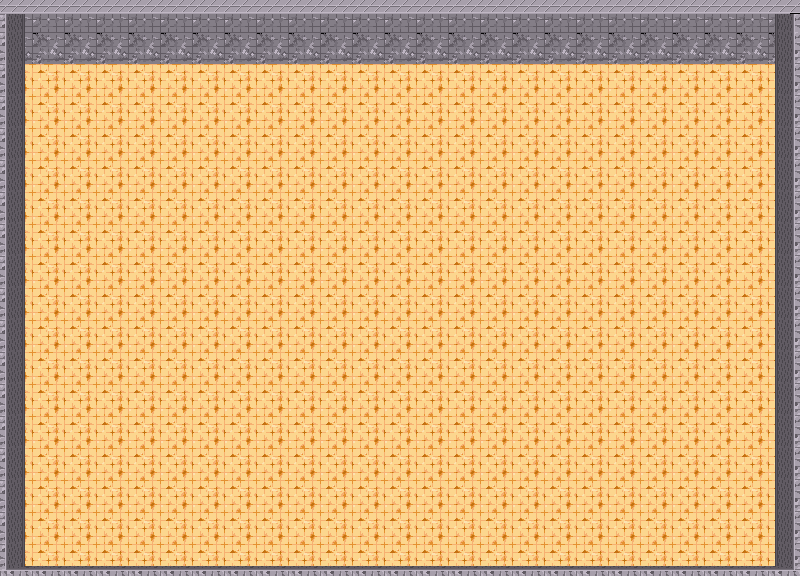

A 2D game scene composited from a Tiled map and its tileset images. What follows is a short description and the map's XML, with every tile layer's data as written:
An orthogonal 25x18 tile map with 32x32 px tiles, 2 tile layers (floor, walls) and 6 objects (upperBounds, leftBounds, rightBounds, lowerBounds, playerPosition).

<map version="1.0" orientation="orthogonal" renderorder="right-down" width="25" height="18" tilewidth="32" tileheight="32" nextobjectid="13">
 <tileset firstgid="1" name="tiles" tilewidth="32" tileheight="32" tilecount="16" columns="8">
  <image source="../sprites/tiles.png" width="256" height="64" />
  <terraintypes>
   <terrain name="" tile="-1" />
  </terraintypes>
  <tile id="5">
   <properties>
    <property name="solid" value="1" />
   </properties>
  </tile>
 </tileset>
 <layer name="floor" width="25" height="18">
  <properties>
   <property name="solid" value="0" />
  </properties>
  <data encoding="csv">
0,0,0,0,0,0,0,0,0,0,0,0,0,0,0,0,0,0,0,0,0,0,0,0,0,
0,0,0,0,0,0,0,0,0,0,0,0,0,0,0,0,0,0,0,0,0,0,0,0,0,
0,2,2,2,2,2,2,2,2,2,2,2,2,2,2,2,2,2,2,2,2,2,2,2,0,
0,2,2,2,2,2,2,2,2,2,2,2,2,2,2,2,2,2,2,2,2,2,2,2,0,
0,2,2,2,2,2,2,2,2,2,2,2,2,2,2,2,2,2,2,2,2,2,2,2,0,
0,2,2,2,2,2,2,2,2,2,2,2,2,2,2,2,2,2,2,2,2,2,2,2,0,
0,2,2,2,2,2,2,2,2,2,2,2,2,2,2,2,2,2,2,2,2,2,2,2,0,
0,2,2,2,2,2,2,2,2,2,2,2,2,2,2,2,2,2,2,2,2,2,2,2,0,
0,2,2,2,2,2,2,2,2,2,2,2,2,2,2,2,2,2,2,2,2,2,2,2,0,
0,2,2,2,2,2,2,2,2,2,2,2,2,2,2,2,2,2,2,2,2,2,2,2,0,
0,2,2,2,2,2,2,2,2,2,2,2,2,2,2,2,2,2,2,2,2,2,2,2,0,
0,2,2,2,2,2,2,2,2,2,2,2,2,2,2,2,2,2,2,2,2,2,2,2,0,
0,2,2,2,2,2,2,2,2,2,2,2,2,2,2,2,2,2,2,2,2,2,2,2,0,
0,2,2,2,2,2,2,2,2,2,2,2,2,2,2,2,2,2,2,2,2,2,2,2,0,
0,2,2,2,2,2,2,2,2,2,2,2,2,2,2,2,2,2,2,2,2,2,2,2,0,
0,2,2,2,2,2,2,2,2,2,2,2,2,2,2,2,2,2,2,2,2,2,2,2,0,
0,2,2,2,2,2,2,2,2,2,2,2,2,2,2,2,2,2,2,2,2,2,2,2,0,
0,0,0,0,0,0,0,0,0,0,0,0,0,0,0,0,0,0,0,0,0,0,0,0,0
</data>
 </layer>
 <layer name="walls" width="25" height="18">
  <data encoding="csv">
12,3,3,3,3,3,3,3,3,3,3,3,3,3,3,3,3,3,3,3,3,3,3,3,13,
10,4,4,4,4,4,4,4,4,4,4,4,4,4,4,4,4,4,4,4,4,4,4,4,11,
5,0,0,0,0,0,0,0,0,0,0,0,0,0,0,0,0,0,0,0,0,0,0,0,6,
5,0,0,0,0,0,0,0,0,0,0,0,0,0,0,0,0,0,0,0,0,0,0,0,6,
5,0,0,0,0,0,0,0,0,0,0,0,0,0,0,0,0,0,0,0,0,0,0,0,6,
5,0,0,0,0,0,0,0,0,0,0,0,0,0,0,0,0,0,0,0,0,0,0,0,6,
5,0,0,0,0,0,0,0,0,0,0,0,0,0,0,0,0,0,0,0,0,0,0,0,6,
5,0,0,0,0,0,0,0,0,0,0,0,0,0,0,0,0,0,0,0,0,0,0,0,6,
5,0,0,0,0,0,0,0,0,0,0,0,0,0,0,0,0,0,0,0,0,0,0,0,6,
5,0,0,0,0,0,0,0,0,0,0,0,0,0,0,0,0,0,0,0,0,0,0,0,6,
5,0,0,0,0,0,0,0,0,0,0,0,0,0,0,0,0,0,0,0,0,0,0,0,6,
5,0,0,0,0,0,0,0,0,0,0,0,0,0,0,0,0,0,0,0,0,0,0,0,6,
5,0,0,0,0,0,0,0,0,0,0,0,0,0,0,0,0,0,0,0,0,0,0,0,6,
5,0,0,0,0,0,0,0,0,0,0,0,0,0,0,0,0,0,0,0,0,0,0,0,6,
5,0,0,0,0,0,0,0,0,0,0,0,0,0,0,0,0,0,0,0,0,0,0,0,6,
5,0,0,0,0,0,0,0,0,0,0,0,0,0,0,0,0,0,0,0,0,0,0,0,6,
5,0,0,0,0,0,0,0,0,0,0,0,0,0,0,0,0,0,0,0,0,0,0,0,6,
8,7,7,7,7,7,7,7,7,7,7,7,7,7,7,7,7,7,7,7,7,7,7,7,9
</data>
 </layer>
 <objectgroup name="wallObjects">
  <object id="3" name="upperBounds" x="-128" y="-96" width="1056" height="128" />
  <object id="4" name="leftBounds" x="-128" y="-96" width="137" height="800" />
  <object id="5" name="rightBounds" x="791" y="-96" width="137" height="800" />
  <object id="6" name="lowerBounds" x="-128" y="567" width="1056" height="137" />
  <object id="9" x="256" y="224" width="128" height="96" />
 </objectgroup>
 <objectgroup name="player">
  <object id="12" name="playerPosition" x="608" y="480" width="32" height="32" />
 </objectgroup>
</map>